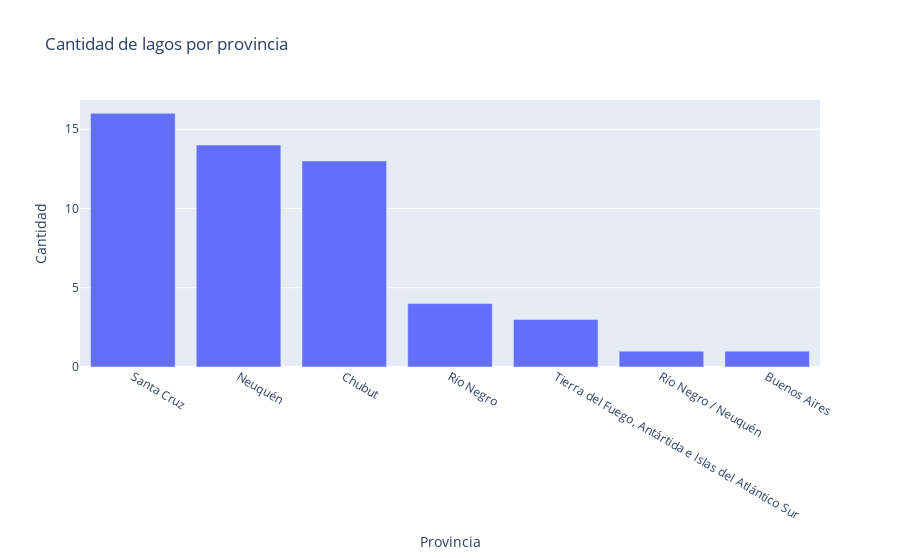

Notebook cell for this chart:
### Markdown cell above
## Gráfico de barra sobre la cantidad de lagos provincia

### Code cell
cantidad_por_provincia = lagos["Ubicación"].value_counts().reset_index()
cantidad_por_provincia.columns = ["Provincia", "Cantidad"]
fig = px.bar(cantidad_por_provincia, x="Provincia", y="Cantidad",title="Cantidad de lagos por provincia")
fig.show()

### Figure 1 — Plotly figure (JSON) as saved in the notebook; plotly's stock layout.template omitted (floating-point values rounded to 4 significant figures)
{"data": [{"hovertemplate": "Provincia=%{x}<br>Cantidad=%{y}<extra></extra>", "legendgroup": "", "marker": {"color": "#636efa", "pattern": {"shape": ""}}, "name": "", "orientation": "v", "showlegend": false, "textposition": "auto", "type": "bar", "x": ["Santa Cruz", "Neuquén", "Chubut", "Río Negro", "Tierra del Fuego, Antártida e Islas del Atlántico Sur", "Río Negro / Neuquén", "Buenos Aires"], "xaxis": "x", "y": [16, 14, 13, 4, 3, 1, 1], "yaxis": "y"}], "layout": {"barmode": "relative", "legend": {"tracegroupgap": 0}, "title": {"text": "Cantidad de lagos por provincia"}, "xaxis": {"anchor": "y", "domain": [0, 1], "title": {"text": "Provincia"}}, "yaxis": {"anchor": "x", "domain": [0, 1], "title": {"text": "Cantidad"}}}}
